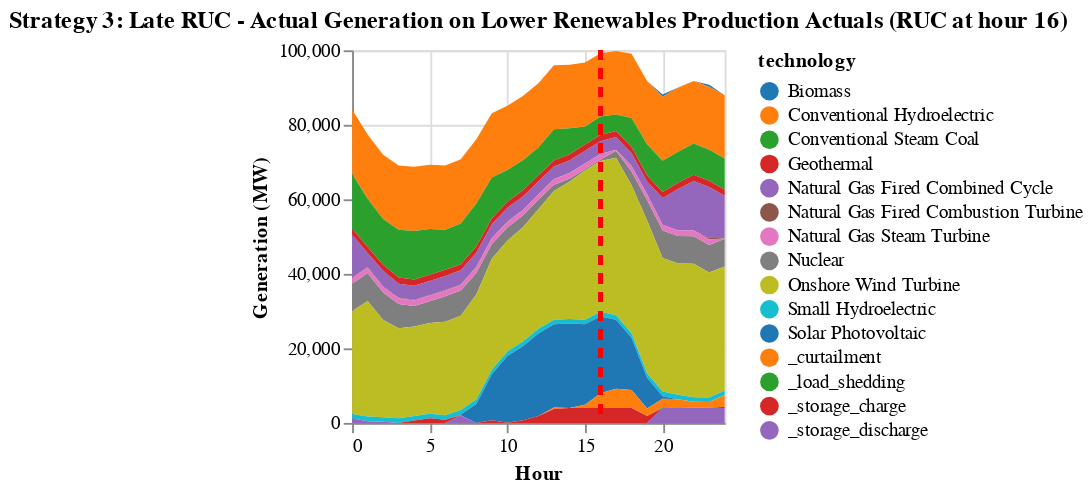

Write notebook code for a chart like this one.
### Code cell
# Visual comparison - Late RUC (hour 16)
plot_actual_ruc_generation(
    ruc_late_actual,
    initial_time,
    recommit_time_late,
    gen_df,
    zone_dict,
    "Strategy 3: Late RUC - Actual Generation on Lower Renewables Production Actuals"
);

### Figure 1 — Vega specification as saved in the notebook (floating-point values rounded to 4 significant figures; data arrays with more than 128 entries replaced by an {"elided": "..."} marker saying what was removed)
{"$schema": "https://vega.github.io/schema/vega/v5.json", "axes": [{"aria": false, "domain": false, "grid": true, "gridScale": "y", "labels": false, "maxExtent": 0, "minExtent": 0, "orient": "bottom", "scale": "x", "tickCount": {"signal": "ceil(width/40)"}, "ticks": false, "zindex": 0}, {"aria": false, "domain": false, "grid": true, "gridScale": "x", "labels": false, "maxExtent": 0, "minExtent": 0, "orient": "left", "scale": "y", "tickCount": {"signal": "ceil(height/40)"}, "ticks": false, "zindex": 0}, {"grid": false, "labelFlush": true, "labelOverlap": true, "orient": "bottom", "scale": "x", "tickCount": {"signal": "ceil(width/40)"}, "title": "Hour", "zindex": 0}, {"grid": false, "labelOverlap": true, "orient": "left", "scale": "y", "tickCount": {"signal": "ceil(height/40)"}, "title": "Generation (MW)", "zindex": 0}], "background": "white", "data": [{"name": "source_0", "values": {"elided": "375 records"}}, {"name": "data_0", "source": "source_0", "transform": [{"as": "hour", "expr": "toNumber(datum[\"hour\"])", "type": "formula"}]}, {"name": "data_1", "source": "data_0", "transform": [{"field": "gen_sum", "groupby": ["technology"], "key": "hour", "method": "value", "type": "impute", "value": 0}, {"as": ["gen_sum_start", "gen_sum_end"], "field": "gen_sum", "groupby": ["hour"], "offset": "zero", "sort": {"field": ["technology"], "order": ["descending"]}, "type": "stack"}]}], "height": 200, "legends": [{"fill": "color", "symbolType": "circle", "title": "technology"}], "marks": [{"encode": {"update": {"height": {"field": {"group": "height"}}, "width": {"field": {"group": "width"}}}}, "from": {"facet": {"data": "data_1", "groupby": ["technology"], "name": "faceted_path_layer_0_main"}}, "marks": [{"encode": {"update": {"defined": {"signal": "isValid(datum[\"hour\"]) && isFinite(+datum[\"hour\"]) && isValid(datum[\"gen_sum\"]) && isFinite(+datum[\"gen_sum\"])"}, "description": {"signal": "\"Hour: \" + (format(datum[\"hour\"], \"\")) + \"; Generation (MW): \" + (format(datum[\"gen_sum\"], \"\")) + \"; technology: \" + (isValid(datum[\"technology\"]) ? datum[\"technology\"] : \"\"+datum[\"technology\"])"}, "fill": {"field": "technology", "scale": "color"}, "orient": {"value": "vertical"}, "x": {"field": "hour", "scale": "x"}, "y": {"field": "gen_sum_end", "scale": "y"}, "y2": {"field": "gen_sum_start", "scale": "y"}}}, "from": {"data": "faceted_path_layer_0_main"}, "name": "layer_0_marks", "sort": {"field": "datum[\"hour\"]"}, "style": ["area"], "type": "area"}], "name": "layer_0_pathgroup", "type": "group"}, {"encode": {"update": {"stroke": {"value": "red"}, "strokeDash": {"value": [5, 5]}, "strokeWidth": {"value": 2}, "x": {"scale": "x", "value": 16}, "y": {"value": 0}, "y2": {"field": {"group": "height"}}}}, "from": {"data": "data_0"}, "name": "layer_1_marks", "style": ["rule"], "type": "rule"}], "padding": 5, "scales": [{"domain": {"fields": [{"data": "data_1", "field": "hour"}, [16]]}, "name": "x", "nice": true, "range": [0, {"signal": "width"}], "type": "linear", "zero": false}, {"domain": {"data": "data_1", "fields": ["gen_sum_start", "gen_sum_end"]}, "name": "y", "nice": true, "range": [{"signal": "height"}, 0], "type": "linear", "zero": true}, {"domain": {"data": "data_1", "field": "technology", "sort": true}, "name": "color", "range": {"scheme": "category10"}, "type": "ordinal"}], "style": "cell", "title": {"frame": "group", "text": "Strategy 3: Late RUC - Actual Generation on Lower Renewables Production Actuals (RUC at hour 16)"}, "width": 200}
